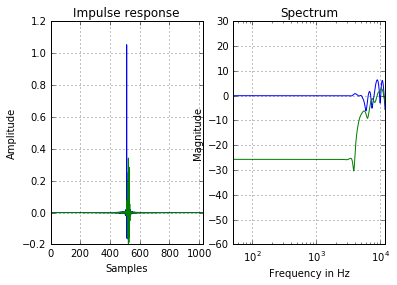

The Python source for this figure:
# SOFiA example 7: Impulse response reconstruction on a simulated
#                  sampled unity plane wave.
# SOFiA Version  : R13-0306

import numpy as np
from sofia import gen, process
import matplotlib.pyplot as plt

# Generate a full audio spectrum plane wave using S/W/G
r = 0.2         # Array radius
ac = 2          # Rigid Sphere Array
FS = 24000      # Sampling Frequency
NFFT = 1024     # FFT-Bins
AZ = 0          # Azimuth angle
EL = np.pi / 2  # Elevation angle

quadrature_grid, _ = gen.lebedev(110)  # Lebedev grid of order 110

fftData, kr = gen.swg(r=r, gridData=quadrature_grid, ac=ac, FS=FS, NFFT=NFFT, AZ=AZ, EL=EL)

# Spatial Fourier Transform
Nsft = 5
Pnm = process.stc(Nsft, fftData, quadrature_grid)

# Make radial filters
Nrf = Nsft      # radial filter order
limit = 150     # Amplification Limit (Keep the result numerical stable at low frequencies)

dn, beam = gen.mf(Nrf, kr, ac, a_max=limit)
dn[:,0] = dn[:,1]  # TODO: fix row of NANs in dn

# Plane wave decomposition for different look directions
Npdc = Nsft     # Decomposition order
OmegaL = np.array([[0, np.pi / 2], [np.pi / 2, np.pi / 2]])  # Looking towards the wave and to one side

Y = process.pdc(Npdc, OmegaL, Pnm, dn)

# Reconstruct impulse responses
impulseResponses = process.tdt(Y)

# Make IR causal (flip first & second half):
impulseResponses = np.hstack(np.array_split(impulseResponses, 2, axis = 1)[::-1])

# TODO: fix scaling (constant factor 19)
impulseResponses = impulseResponses / 19

# %%Plot results (Impulse Responses)
plt.subplot(1, 2, 1)
plt.plot(impulseResponses.T)
plt.title('Impulse response')
plt.xlabel('Samples')
plt.ylabel('Amplitude')

plt.axis([0, NFFT, -0.2, 1.2])
plt.grid()

# Plot results (Spectra)

spectrum = np.abs(np.fft.fft(impulseResponses).T)
fscale = np.fft.fftfreq(impulseResponses.shape[1], 1 / FS)

plt.subplot(1, 2, 2)
plt.semilogx(fscale, 20 * np.log10(spectrum))
plt.title('Spectrum')
plt.xlabel('Frequency in Hz')
plt.ylabel('Magnitude')
plt.axis([50, FS / 2, -60, 30])
plt.grid()
